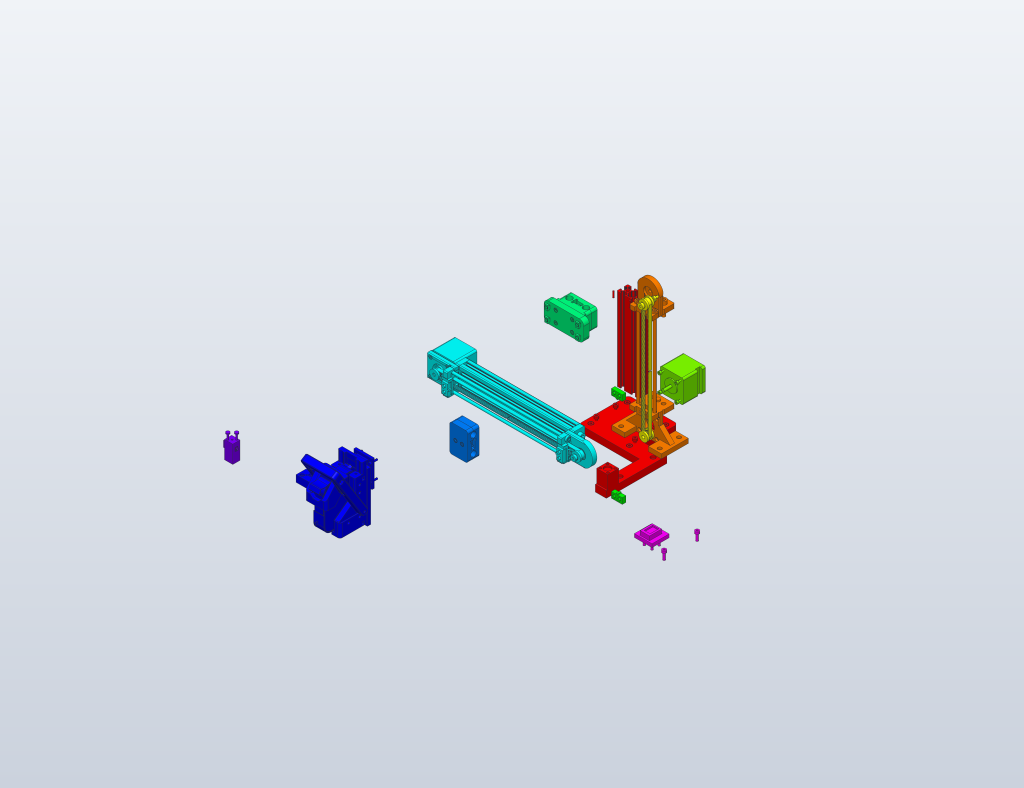
#> input picture refs/tmp/exploded_v2_group_colours.png, 4096 x 3150 px (shown at 1/4 size)
$ python verify_exploded_anchors.py
#> lines starting #> are read from the running program, lines starting #| are printed output that depends on the picture
# -*- coding: utf-8 -*-
"""
Verify that every leader dot in the V2 exploded view really sits on a pixel of
the part group it labels.

The isometric projection of a group's 3D centroid is only an estimate: it can
land in the empty gap between two separated parts, on a nearer part belonging
to another group, or on pure background.  To check this independently of the
annotation code, we render the *same* exploded geometry with a unique flat
colour per functional group and read back the colour under each dot.

How the verification render is produced (all reproducible):
  1. refs/scripts/build_exploded_view_v2.py  -> 05_exploded_view_v2.json
  2. solidcraft-cli run 05_exploded_view_v2.json --in <motion>.sc --save <v2>.sc
  3. refs/tmp/dotcheck_colorize.json assigns one flat colour per group
     (DOTCHK_01..11) via material.create / material.assign
  4. the 127 explode moves are baked into occurrence transforms (the transform
     is column-major: translation lives in row 3), so an offscreen CLI render
     shows the exploded state without needing explode.show
  5. solidcraft-cli snapshot --camera <the exact render camera> --no-grid
     --no-axes -> refs/tmp/exploded_v2_group_colours.png (4096x3150)

The result is cropped with OX/OY into the 2209x1323 source-image coordinate
system used by EXPLODED_ANNOTATIONS_V2.csv.  Classification uses chromaticity
(r,g,b)/sum, because shading multiplies a colour by a scalar and therefore
preserves chromaticity exactly.

Run:
  python refs/scripts/verify_exploded_anchors.py
Exit code is 0 only when all 11 dots resolve to their own group.
"""
from __future__ import annotations

import csv
import sys
from pathlib import Path

import numpy as np
from PIL import Image

ROOT = Path(__file__).resolve().parents[2]
CHECK_IMG = ROOT / "refs/tmp/exploded_v2_group_colours.png"
AUDIT = ROOT / "solidcraft/EXPLODED_ANNOTATIONS_V2.csv"

OX, OY = 753, 1009          # crop offset: source (x,y) -> 4K (x+OX, y+OY)
W, H = 2209, 1323           # source image size
R = 11                      # sample half-window around each dot

ORDER = [
    "Z 轴机架（固定基准）", "Z 端板与导杆", "Z 同步带传动", "Z 步进电机",
    "Z 限位开关", "Z 滑车 + XZ 连接板", "X 横梁总成", "X 滑车",
    "HP45 喷头总成", "接触式探针总成", "保湿站",
]
# DOTCHK_01..11 flat colours (pure hues, 30 deg apart)
COL = np.array([
    (255, 0, 0), (255, 128, 0), (255, 255, 0), (128, 255, 0), (0, 255, 0),
    (0, 255, 128), (0, 255, 255), (0, 128, 255), (0, 0, 255),
    (128, 0, 255), (255, 0, 255),
], dtype=np.float32)
REF = COL / COL.sum(1, keepdims=True)


def classify(img, x, y):
    """Majority group colour in a (2R+1)^2 window; returns (group, purity, coverage)."""
    sub = img[max(0, y - R):min(H, y + R + 1),
              max(0, x - R):min(W, x + R + 1)].reshape(-1, 3)
    chroma = sub.max(1) - sub.min(1)
    keep = (chroma > 45) & (sub.sum(1) > 90)
    coverage = float(keep.mean())
    if keep.sum() == 0:
        return None, 0, coverage
    v = sub[keep]
    n = v / v.sum(1, keepdims=True)
    labels = ((n[:, None, :] - REF[None, :, :]) ** 2).sum(2).argmin(1)
    counts = np.bincount(labels, minlength=len(ORDER))
    best = int(counts.argmax())
    return ORDER[best], int(100 * counts.max() / counts.sum()), coverage


def main():
    if not CHECK_IMG.exists():
        raise SystemExit(f"missing verification render: {CHECK_IMG}")
    a = np.array(Image.open(CHECK_IMG).convert("RGB")).astype(np.float32)
    if a.shape[0] < OY + H or a.shape[1] < OX + W:
        raise SystemExit(f"render too small: {a.shape}")
    img = a[OY:OY + H, OX:OX + W]
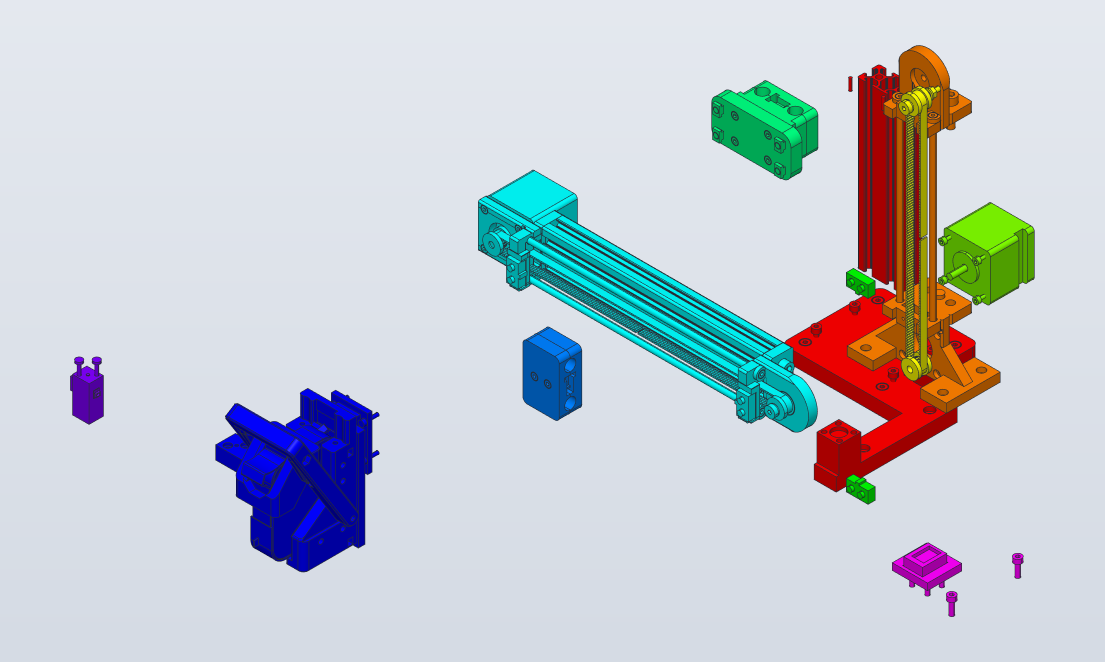
#> img: shape (1323, 2209, 3) float32 (shown at 1/2 size); mean R, G, B 197.8, 200.7, 212.1

#> (the run stopped early here; a loop or call above may not have finished)
